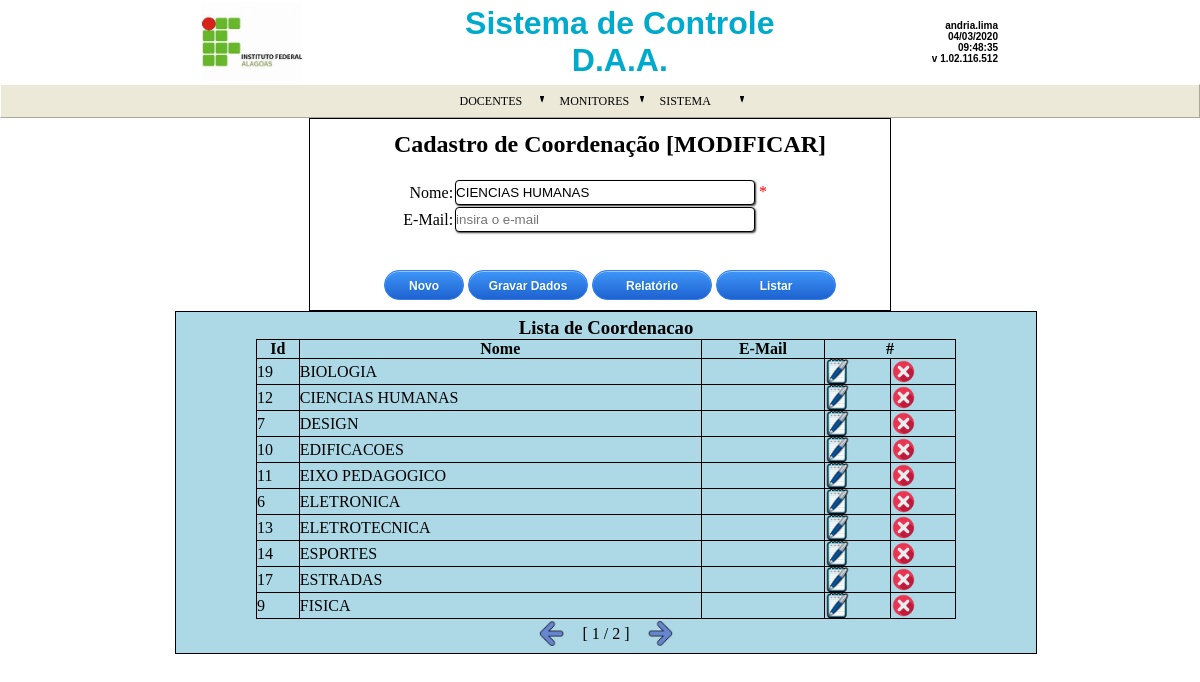
/controle_daa/?form=coordenacao&modulo=freq_docentes/&pagina=1&editar_id=12 (signed in), run on the app's committed database.
### tables this page shows
CREATE TABLE `itemmenu` (
  `id_modulo` int(11) NOT NULL,
  `id_itemmenu` varchar(11) NOT NULL,
  `nome` varchar(50) NOT NULL,
  `tipo_tela` varchar(50) DEFAULT NULL,
  `tela` varchar(50) DEFAULT NULL,
  `tipo` varchar(1) NOT NULL
);

CREATE TABLE `modulo` (
  `id_modulo` int(11) NOT NULL,
  `nome` varchar(50) DEFAULT '',
  `path` varchar(100) NOT NULL,
  `seq` int(2) NOT NULL
);

CREATE TABLE `coordenacao` (
  `id_coordenacao` int(11) NOT NULL,
  `nome` varchar(100) DEFAULT '',
  `email` varchar(100) DEFAULT ''
);

### controle_daa/form/classe/formulario.php (the view, shortened to what the rows shown need)
<?php
class Formulario {
    private $classDados;
    private $arrayCampos;
    private $bt_novo;
    private $bt_relatorio;
    private $bt_lista;
    private $bt_editar;
    private $bt_excluir;
    private $arrayDados;
    public function __construct() {
        $this->bt_novo = true;
        $this->bt_relatorio = true;
        $this->bt_lista = true;
        $this->bt_editar = true;
        $this->bt_excluir = true;
    }
    public function __get ($atributo) {
        return $this->$atributo;
    }
    public function setClasseDados(object $classe_dados) {
        $this->classDados = $classe_dados;
    }
    public function getClasseDados () {
        return $this->classDados;
    }
    public function getNameClasseDados () {
        return get_class($this->classDados);
    }
    public function addCampo (Campo $campo) {
        $this->arrayCampos[] = $campo;
    }
    public function montaFormHTML () {
        $html = '<div id="dvCadUsuario">';
        $html .= '<form id="cad'.$this->getNameClasseDados().'" name="cad'.$this->getNameClasseDados().'" method="POST" '.
            '  action="'.$_SESSION["dir_base_html"].$_SESSION["dir_modulo"].'form/'.FuncaoCaracter::lowerTexto($this->getNameClasseDados()).'/cad_'.FuncaoCaracter::lowerTexto($this->getNameClasseDados()).'.php">';
        $html .= '<table border="0"><tr><td colspan="2" align="center">';
        $codigo_id = $this->__get('id_editar');
        if (isset($codigo_id)) {
            $modo = '[MODIFICAR]';
            $this->__set('arrayDados', $this->modoEdicao($codigo_id));
        } else {
            $modo = '[NOVO]';
        }
        $html .= '<h2>'.FuncaoCaracter::acentoTexto($this->__get('titulo').' '.$modo).'</h2>';
        $html .= '<br><input type="hidden" id="pagina" name="pagina" value="'.$this->__get('num_pagina').'"</td></tr>';
        foreach ($this->arrayCampos as $objeto) {
            $tipo_campo = $objeto->__get('tipo');
            switch ($tipo_campo) {
                case EnumTipoCampo::Texto : $html .= $this->inputTypeText($objeto); break;
            }
        }
        $html .= '</table></form><br><br><center>';
        if ($this->bt_novo) {
        $html .= '<button class="btnovo" name="limpar_'.$this->getNameClasseDados().'" id="limpar_'.$this->getNameClasseDados().'"'.
            ' onclick="window.location.assign(\'?form='.FuncaoCaracter::lowerTexto($this->getNameClasseDados()).'&modulo='.$_SESSION["dir_modulo"].'\');">Novo</button>&nbsp';
        }
        $html .= '<input type="submit" form="cad'.$this->getNameClasseDados().'" class="btn" id="envia'.$this->getNameClasseDados().'"'.
            ' name="envia'.$this->getNameClasseDados().'" value="Gravar Dados"/>&nbsp';
        if ($this->bt_relatorio) {
        $html .= '<button class="btn" name="rel_'.$this->getNameClasseDados().'" id="rel_'.$this->getNameClasseDados().'"'.
            ' onclick="window.open(\''.$_SESSION["dir_modulo"].'./relatorio/'.FuncaoCaracter::lowerTexto($this->getNameClasseDados()).'/rel_'.FuncaoCaracter::lowerTexto($this->getNameClasseDados()).'.php\', \'_blank\'); ">'.
            ' '.FuncaoCaracter::acentoTexto('Relatório').'</button>&nbsp';
        }
        if ($this->bt_lista) {
        $html .= '<button class="btn" name="listar_'.$this->getNameClasseDados().'" id="listar_'.$this->getNameClasseDados().'"'.
            ' onclick="ocultarExibir();">'.FuncaoCaracter::acentoTexto('Listar').'</button>';
        }
        $html .= '</center></div><div id="dvCentro">';
        if ($this->__get('num_pagina') == 0) {
            $html .= '<div id="dvLista" style="display:none">';
            $html .= '<script type="text/javascript"> visibilidade = false; </script>';
        } else {
            $html .= '<div id="dvLista">';
        }
        $html .= '<center><h3>'.FuncaoCaracter::acentoTexto('Lista de '.$this->getNameClasseDados()).'</h3></center>';
        $html .= $this->listaDados($this->getClasseDados(), $this->__get('num_pagina'));
        $html .= '</div></div>';
        return $html;
    }
    private function modoEdicao (int $codigo_id) {
        $resultado = $this->getClasseDados()->querySelect($codigo_id);
        return $resultado;
    }
    private function inputTypeText (Campo $objeto) {
        $tag = '<tr>';
        if ($objeto->getVisivel()) {
            $tag .= '<td align="right">';
            $tag .= ' <label for="'.$objeto->getNome().'">'.FuncaoCaracter::acentoTexto($objeto->__get('titulo')).': </label>';
            $tag .= '</td>';
            $tag .= '<td align="left">';
            $tag .= '<input type="text" class="campo" id="'.$objeto->getNome().
            '" name="'.$objeto->getNome().'" value="'.FuncaoCaracter::acentoTexto($this->arrayDados[$objeto->getNome()]).'" placeholder="'.$objeto->getHint().'"';
            if ($objeto->getRequerido()) {
                $tag .= ' required />';
                $tag .= '<font color="red" size="3">&nbsp*</font>';
            } else {
                $tag .= '/>';
            }
            $tag .= '</td>';
        } else {
            $tag .= '<td colspan="2" align="left">';
            $tag .= '<input type="hidden" class="campo" id="'.$objeto->getNome().
            '" name="'.$objeto->getNome().'" value="'.$this->arrayDados[$objeto->getNome()].'"'.$objeto->getHint().'"';
            if ($objeto->getRequerido()) {
                $tag .= ' required />';
            } else {
                $tag .= '/>';
            }
            $tag .= '</td>';
        }
        $tag .= '</tr>';
        return $tag;
    }
    private function listaDados($objeto, $pagina) {
        $tag_html ='';
        $total_reg_pagina = 10;
        $result = $objeto->querySelectAll();
        $inicio=($pagina*$total_reg_pagina)-$total_reg_pagina;
        $total_pagina=ceil(count($result)/$total_reg_pagina);
        $anterior=($inicio/$total_reg_pagina);
        $proximo=$anterior+2;
        $result = $objeto->querySelectAll(NULL,$inicio,$total_reg_pagina);
        if ($proximo>=$total_pagina) {
            $proximo=$total_pagina;
        }
        if ($anterior<=1) {
            $anterior=1;
        }
        $tag_html .= '<table border="1px solid" rules="all" cellspacing="0" cellpadding="2" bordercolor="000000" width="700px"><tr>';
        foreach ($this->arrayCampos as $obj_campos) {
            $tag_html .= '<th>'.$obj_campos->__get('titulo').'</th>';
        }
        $tag_html .= '<th colspan=2>#</th></tr>';
        foreach ($result as $valor) {
            $id_chave = '';
            $tag_html .= '<tr>';
            foreach ($this->arrayCampos as $obj_campos) {
                switch ($obj_campos->__get('tipo')) {
                    case EnumTipoCampo::Numero :
                    case EnumTipoCampo::CPF :
                    case EnumTipoCampo::CGC :
                    case EnumTipoCampo::Telefone :
                    case EnumTipoCampo::EMail :
                    case EnumTipoCampo::Texto :
                        $tag_html .= '<td>'.FuncaoCaracter::acentoTexto($valor[$obj_campos->__get('nome')]).'</td>';
                        break;
                }
                if ($obj_campos->__get('chave')) {
                    $id_chave = $valor[$obj_campos->__get('nome')];
                }
            }
            if ($this->bt_editar) {
                $tag_html .= '    <td><a href="?form='.FuncaoCaracter::lowerTexto($this->getNameClasseDados()).'&modulo='.$_SESSION["dir_modulo"].'&pagina='.$pagina.'&editar_id='.$id_chave.'" alt="Editar Cliente"><img src="./form/imagem/editar.jpg" width=25px heigth=25px /></a></td>';
            }
            if ($this->bt_excluir) {
                $tag_html .= '    <td><a href="?form='.FuncaoCaracter::lowerTexto($this->getNameClasseDados()).'&modulo='.$_SESSION["dir_modulo"].'&pagina='.$pagina.'&excluir_id='.$id_chave.'" alt="Apagar Cliente"><img src="./form/imagem/excluir.jpg" width=25px heigth=25px /></a></td>';
            }
            $tag_html .= '</tr>';
        }
        $tag_html .= '</table><table border="0" align="center"><tr valign="middle">';
        $tag_html .= '<td><a href=?form='.FuncaoCaracter::lowerTexto($this->getNameClasseDados()).'&modulo='.$_SESSION["dir_modulo"].'&pagina='.$anterior.'><img src="./form/imagem/seta_para_esquerda.jpg" width="25px" heigth="25px" /></a></td>';
        $tag_html .= '<td>&nbsp &nbsp [ '.$pagina.' / '.$total_pagina.'  ] &nbsp &nbsp</td>';
        $tag_html .= '<td><a href=?form='.FuncaoCaracter::lowerTexto($this->getNameClasseDados()).'&modulo='.$_SESSION["dir_modulo"].'&pagina='.$proximo.'><img src="./form/imagem/seta_para_direita.jpg" width="25px" heigth="25px" /> </a></td>';
        $tag_html .= '</tr></table>';
        return $tag_html;
    }
}
?>

### controle_daa/menu/classe/menu_permissao.php (shortened to what the rows shown need)
<?php
class Menu_Permissao {
    private $array_barra_menu;
    private $conexao;
    public function __construct() {
        $this->conexao = new Conexao();
    }
    private function querySelect ($id) {
        try {
            $cmd = "SELECT m.id_modulo, i.id_itemmenu,  m.nome as modulo, i.nome, m.path, i.tipo_tela, i.tela, i.tipo, m.seq ".
                   "  FROM itemmenu i, modulo m, permissao p".
                   " where m.id_modulo = i.id_modulo ".
                   "   and p.id_modulo=i.id_modulo and p.id_itemmenu=i.id_itemmenu ".
                   "   and p.id_usuario=:param_id".
                   " order by m.seq, i.id_itemmenu";
            $stm = $this->conexao->conectar()->prepare($cmd);
            $stm->bindParam(":param_id", $id, PDO::PARAM_INT);
            $stm->execute();
            return $stm->fetchAll();
        } catch (PDOException $ex) {
            return 'Error:'.$ex->getMessage();
        }
    }
    private function Menu($dados) {
        $nome_menu = $dados['modulo'];
        $menu = new Menu();
        $menu->setTituloMenu($nome_menu);
        return ($menu);
    }
    private function subMenu($dados) {
        $nome_menu = $dados['nome'];
        $sub_menu = new Sub_Menu();
        $sub_menu->setNome($nome_menu);
        return ($sub_menu);
    }
    private function itemMenu($dados) {
        $nome_menu = $dados['nome'];
        $modulo = $dados['path'];
        $tipo_tela = $dados['tipo_tela'];
        $tela = $dados['tela'];
        $link = $_SESSION["dir_base_html"].'?modulo='.$modulo.'&'.$tipo_tela.'='.$tela;
        $item_menu = new Item_Menu();
        $item_menu->setNome($nome_menu);
        $item_menu->setLink($link);
        $item_menu->setTarget(EnumTargetPage::Self_Page);
        return ($item_menu);
    }
    private function carregaMenu ($id_usuario) {
        $id_modulo = null;
        $grupo = NULL;
        $array = $this->querySelect($id_usuario);
        foreach ($array as $registro) {
            $id_menu = $registro['id_itemmenu'];
            $item = explode('.', $id_menu);
            $item = $registro[0].$item[0];
            $new_grupo = 'F';
            if ($grupo <> $item) {
                if (isset($grupo)) {
                    $new_grupo = 'T';
                }
                $grupo = $item;
            }
            if ($new_grupo == 'T') {
                if (isset($sub_menu)) {
                    $menu->addSubMenu($sub_menu);
                }
                $sub_menu = NULL;
            }
            if ($id_modulo <> $registro[0]) {
                $id_modulo = $registro[0];
                if (isset($menu)) {
                    $this->array_barra_menu[] = $menu;
                }
                $menu = $this->Menu($registro);
            }
            $tipo = $registro[7];
            if ($tipo == 'S') {
                $sub_menu = $this->subMenu($registro);
            } else {
                $item_menu = $this->itemMenu($registro);
                if (isset($sub_menu)) {
                    $sub_menu->addItemMenu($item_menu);
                } else {
                    $menu->addItemMenu($item_menu);
                }
            }
        }
        $this->array_barra_menu[] = $menu;
        return $this->array_barra_menu;
    }
    public function montaMenu () {
        $this->array_barra_menu = $this->carregaMenu ($_SESSION["id"]);
        $html = '';
        $html .= '<DIV id="bar"><center>';
        $html .= '<TABLE class="XulMenu" id="menu1" cellSpacing="0" cellPadding="0">';
        $html .= '  <TBODY>';
        $html .= '  <TR>';
        foreach ($this->array_barra_menu as $obj_barramenu) {
            $html .= '<TD align=left width="100px">';
            $html .= '<A class=button href="javascript:void(0)">'.FuncaoCaracter::acentoTexto($obj_barramenu->getTituloMenu()).'<IMG class="arrow" height="7" alt="" src="./menu/icons/marcador.gif" width="4"></A>';
            $html .= '<DIV class=section>';
            $array_menu = $obj_barramenu->getItens();
            foreach ($array_menu as $obj_menu) {
                switch ($obj_menu->getTipoMenu()) {
                    case EnumTipoMenu::Sub_Menu:
                        $html .= '<A class="item" href="javascript:void(0)">'.FuncaoCaracter::acentoTexto($obj_menu->getNome()).'<IMG class="arrow" height="7" alt="" src="./menu/icons/seta.gif" width="4"></A>';
                        $html .= ' <DIV class=section>';
                        $array_itens = $obj_menu->getItens();
                        foreach ($array_itens as $obj_itemmenu) {
                            $html .= '<A class=item href='.$obj_itemmenu->getLink().' '.$obj_itemmenu->getTarget().'>'.FuncaoCaracter::acentoTexto($obj_itemmenu->getNome()).'</a>';
                        }
                        $html .= ' </DIV>';
                        break;
                    case EnumTipoMenu::Item_Menu:
                        $html .= '<A class="item" href='.$obj_menu->getLink().' '.$obj_itemmenu->getTarget().'>'.FuncaoCaracter::acentoTexto($obj_menu->getNome()).'</a>';
                        break;
                }
            }
            $html .= '</div>';
            $html .= '</TD>';
        }
        $html .= '</TR>';
        $html .= '</TBODY>';
        $html .= '</TABLE>';
        $html .= '</center>';
        $html .= '</DIV>';
        echo $html;
    }
}
?>

### data on the page
itemmenu: id_modulo.nome "DOCENTES"
itemmenu: id_modulo.nome "MONITORES"
itemmenu: id_modulo.nome "SISTEMA"
coordenacao: nome "CIENCIAS HUMANAS", id_coordenacao "12"
coordenacao: id_coordenacao "19", nome "BIOLOGIA"
coordenacao: id_coordenacao "7", nome "DESIGN"
coordenacao: id_coordenacao "10", nome "EDIFICACOES"
coordenacao: id_coordenacao "11", nome "EIXO PEDAGOGICO"
coordenacao: id_coordenacao "6", nome "ELETRONICA"
coordenacao: id_coordenacao "13", nome "ELETROTECNICA"
coordenacao: id_coordenacao "14", nome "ESPORTES"
coordenacao: id_coordenacao "17", nome "ESTRADAS"
coordenacao: id_coordenacao "9", nome "FISICA"

### other printed values
$_SESSION["login"] "andria.lima"
FuncaoData::formatoDataHora($_SESSION["user_acess"]) "04/03/2020 09:48:35"
$_SESSION['versao'] "v 1.02.116.512"
FuncaoCaracter::acentoTexto($this->__get('titulo').' '.$modo) "Cadastro de Coordenação [MODIFICAR]"
FuncaoCaracter::acentoTexto($objeto->__get('titulo')) "Nome"
FuncaoCaracter::acentoTexto($objeto->__get('titulo')) "E-Mail"
FuncaoCaracter::acentoTexto('Relatório') "Relatório"
FuncaoCaracter::acentoTexto('Listar') "Listar"
FuncaoCaracter::acentoTexto('Lista de '.$this->getNameClasseDados()) "Lista de Coordenacao"
$obj_campos->__get('titulo') "Id"
$obj_campos->__get('titulo') "Nome"
$obj_campos->__get('titulo') "E-Mail"
$pagina "1"
$total_pagina "2"
